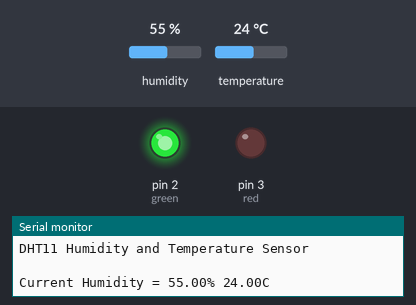
This sketch was run on a simulated Arduino Uno, built with avr-gcc and run on an emulated ATmega328P. Shown: output pins drawn as LEDs (lit = HIGH), the last lines printed to the serial monitor. The test bench sets the inputs (shaded band); at power-on: temperature 24 °C, humidity 55 %.

Above: at 2.2 s.
2.3 s: temperature set to 26 °C
At 4.2 s:
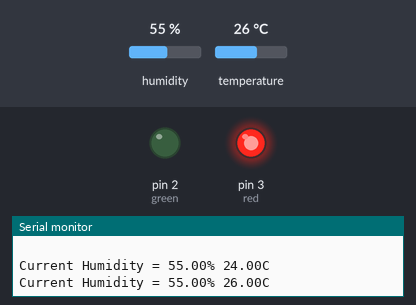
5.0 s: temperature set to 24 °C
At 5.52 s:
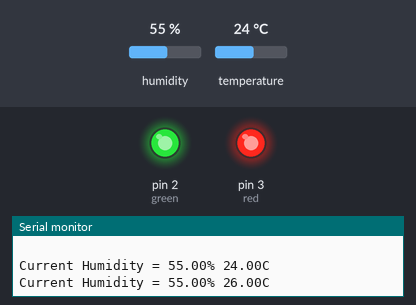
7.7 s: temperature set to 28 °C
At 9.77 s:
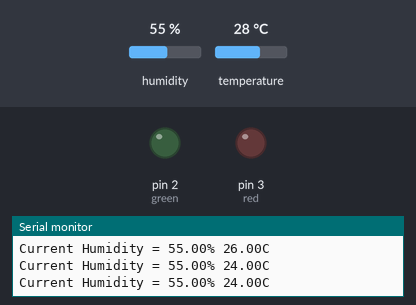
11.3 s: temperature set to 26 °C
At 13.1 s:
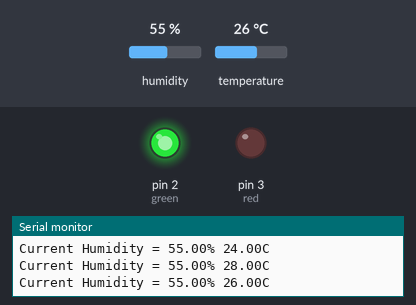
Timing chart, 0 to 14.6 s (numbered marks = the images above; inputs shaded):
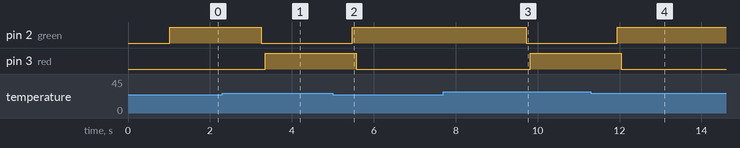

The sketch:

activity_2.ino
```cpp
#include <dht.h>
#define dhtpin A0
dht DHT;
int green = 2;
int red = 3;
double temp_1;
double temp_2 = 33.0;
double humid;
void setup() {
  // put your setup code here, to run once:
  Serial.begin(9600);
  pinMode(green, OUTPUT);
  pinMode(red, OUTPUT);
  Serial.println("DHT11 Humidity and Temperature Sensor \n \n");
  delay(1000);
}

void loop() {
  // put your main code here, to run repeatedly:
  DHT.read11(dhtpin);
  temp_1 = DHT.temperature;
  humid = DHT.humidity;
  if(temp_1 > temp_2){
    digitalWrite(green, LOW);
    delay(100);
    digitalWrite(red, HIGH);
    delay(100);
  } else if (temp_1 < temp_2){
    digitalWrite(green, HIGH);
    delay(100);
    digitalWrite(red, LOW);
    delay(100);
  } else if (temp_1 == temp_2){

  }
    temp_2 = temp_1;
    Serial.print("Current Humidity = ");
    Serial.print(humid);
    Serial.print("% ");
    Serial.print(temp_1);
    Serial.println("C ");
    delay(2000);
  }
```

Measured:
- the behaviour switches between 24 and 25 °C on temperature (found by bisection; images 0 and 1)
- the behaviour switches between 26 and 25 °C on temperature (found by bisection; images 1 and 2)
- the behaviour switches between 28 and 27 °C on temperature (found by bisection; images 3 and 4)
- after the input at 2.3 s, pin 2 (green): HIGH → LOW after 0.95 s; pin 3 (red): LOW → HIGH after 1.0 s
- after the input at 5.0 s, pin 2 (green): LOW → HIGH after 0.47 s; pin 3 (red): HIGH → LOW after 0.57 s
- after the input at 7.7 s, pin 2 (green): HIGH → LOW after 2.0 s; pin 3 (red): LOW → HIGH after 2.1 s
- after the input at 11.3 s, pin 2 (green): LOW → HIGH after 0.64 s; pin 3 (red): HIGH → LOW after 0.74 s
